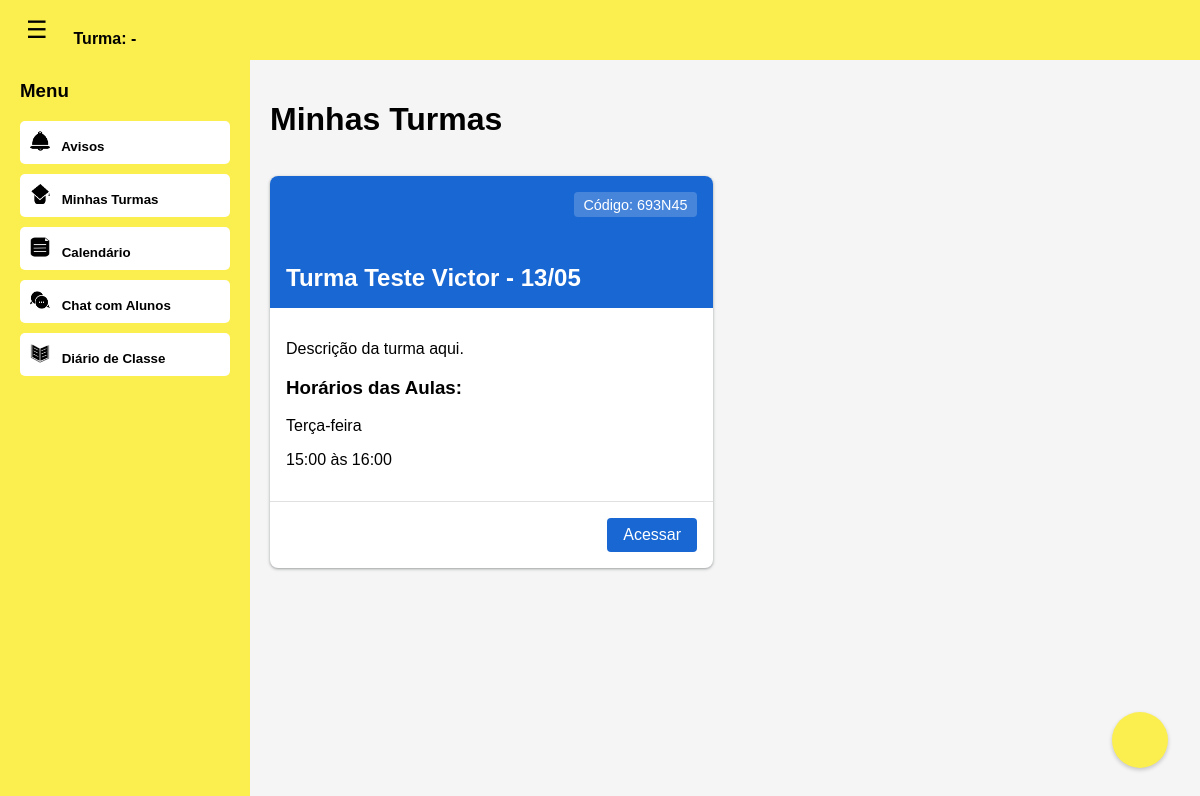
Screenshot of /turmas/aluno/ (signed in) with the database file from the repository.
### portal/models.py (models this page shows, shortened)
class Turma(models.Model):
    nome = models.CharField(max_length=100)
    professor = models.ForeignKey('Professor', on_delete=models.SET_NULL, null=True)
    codigo = models.CharField(max_length=20, unique=True, default='DEFAULT001')
    descricao = models.TextField(blank=True)
    data_criacao = models.DateTimeField(default=timezone.now)
    alunos = models.ManyToManyField('Aluno', related_name='turmas', blank=True)

class DiaSemana(models.Model):
    DIAS_SEMANA = [
        (0, 'Domingo'),
        (1, 'Segunda-feira'),
        (2, 'Terça-feira'),
        (3, 'Quarta-feira'),
        (4, 'Quinta-feira'),
        (5, 'Sexta-feira'),
        (6, 'Sábado'),
    ]
    dia = models.IntegerField(choices=DIAS_SEMANA)
    horario_turma = models.ForeignKey('HorarioTurma', on_delete=models.CASCADE, related_name='dias')
    class Meta:
        unique_together = ['dia', 'horario_turma']

class HorarioTurma(models.Model):
    turma = models.ForeignKey(Turma, on_delete=models.CASCADE, related_name='horarios')
    hora_inicio = models.TimeField()
    hora_fim = models.TimeField()
    class Meta:
        ordering = ['hora_inicio']

### portal/views.py (the view, shortened to what this page needs)
# urls.py: path('turmas/aluno/', views.turmas_aluno, name='turmas_aluno'),
@login_required
def turmas_aluno(request):
    try:
        candidato = request.user.candidato
        if not candidato.aprovado:
            messages.error(request, 'Acesso não autorizado.')
            return redirect('pagina_aluno')
        aluno, created = Aluno.objects.get_or_create(candidato=candidato)
        turmas = Turma.objects.filter(alunos=aluno)
        return render(request, 'turmas_aluno.html', {'turmas': turmas})
    except Exception as e:
        messages.error(request, f'Erro: {str(e)}')
        return redirect('pagina_aluno')

### portal/templates/turmas_aluno.html (shortened to what this page needs)
<!DOCTYPE html>
<html lang="pt-BR">
<head>
</head>
<body>
    <div class="header">
        <button class="toggle-btn" onclick="toggleSidebar()">☰</button>
        <div class="nome_aluno">
            {{ request.user.first_name }} {{ request.user.last_name }}<br>
            Turma: {{ request.user.turma.nome|default:"-" }}
        </div>
    </div>
    <div class="sidebar" id="sidebar">
        <h3>Menu</h3>
        <button onclick="window.location.href='/avisosA/'">
            <img src="/static/portal/img/avisos.png" alt="Avisos" style="width:20px; height:20px; margin-right:8px;">
            Avisos
        </button>
        <button onclick="window.location.href='/turmas/aluno/'">
            <img src="/static/portal/img/turmas.png" alt="Minhas Turmas" style="width:20px; height:20px; margin-right:8px;">
            Minhas Turmas
        </button>
        <button onclick="window.location.href='/calendario/'">
            <img src="/static/portal/img/papel.png" alt="Calendário" style="width:20px; height:20px; margin-right:8px;">
            Calendário
        </button>
        <button onclick="window.location.href='/chat/aluno/'">
            <img src="/static/portal/img/chat.png" alt="Chat com Alunos" style="width:20px; height:20px; margin-right:8px;">
            Chat com Alunos
        </button>
        <button onclick="window.location.href='/horario'">
            <img src="/static/portal/img/livro.png" alt="Diario de Classe" style="width:20px; height:20px; margin-right:8px;">
            Diário de Classe
        </button>
    </div>
    <div class="main">
        <h1>Minhas Turmas</h1>
        <div class="turmas-grid">
            {% for turma in turmas %}
            <div class="turma-card">
                <div class="turma-header">
                    <div class="turma-codigo">Código: {{ turma.codigo }}</div>
                    <h2 class="turma-titulo">{{ turma.nome }}</h2>
                </div>
                <div class="turma-conteudo">
                    <p>{{ turma.descricao }}</p>
                    {% if turma.horarios.all %}
                    <div class="horarios-section">
                        <h3>Horários das Aulas:</h3>
                        {% for horario in turma.horarios.all %}
                        <div class="horario-item">
                            <p>
                                {% for dia in horario.dias.all %}
                                <span class="dia-semana">{{ dia.get_dia_display }}</span>{% if not forloop.last %}, {% endif %}
                                {% endfor %}
                            </p>
                            <p class="horario">{{ horario.hora_inicio|time:"H:i" }} às {{ horario.hora_fim|time:"H:i" }}</p>
                        </div>
                        {% endfor %}
                    </div>
                    {% endif %}
                </div>
                <div class="turma-footer">
                    <a href="{% url 'conteudo_turma' turma.id %}" class="btn-acessar">Acessar</a>
                </div>
            </div>
            {% endfor %}
        </div>
    </div>
    <button class="btn-matricular" onclick="abrirModal()">
    </button>
</body>
</html>

### portal/templates/turmas_aluno.html (style rules this page uses)
body { margin: 0; font-family: Arial, sans-serif; background: #f5f5f5; }
.header { width: 100%; height: 60px; background: #FBEE4F; color: black; display: flex; align-items: center; padding: 0 20px; box-sizing: border-box; position: fixed; top: 0; left: 0; z-index: 1000; }
.toggle-btn { font-size: 24px; margin-right: 20px; cursor: pointer; background: none; border: none; color: black; }
.nome_aluno { font-weight: bold; }
.sidebar { position: fixed; top: 60px; left: 0; width: 250px; height: calc(100% - 60px); background: #FBEE4F; padding: 20px; box-sizing: border-box; transition: transform 0.3s ease; overflow-y: auto; }
.sidebar h3 { color: black; margin-top: 0; }
.sidebar button { display: block; width: 100%; margin: 10px 0; padding: 10px; background: white; color: black; border: none; cursor: pointer; text-align: left; border-radius: 5px; font-weight: bold; }
.main { margin-top: 60px; margin-left: 250px; padding: 20px; transition: margin-left 0.3s ease; }
.turmas-grid { display: grid; grid-template-columns: repeat(auto-fill, minmax(300px, 1fr)); gap: 1.5rem; padding: 1rem 0 0 0; }
.turma-card { background: white; border-radius: 8px; overflow: hidden; box-shadow: 0 1px 2px 0 rgba(60,64,67,0.3), 0 1px 3px 1px rgba(60,64,67,0.15); transition: box-shadow 0.3s; }
.turma-header { height: 100px; background-color: #1967d2; color: white; padding: 1rem; position: relative; }
.turma-codigo { position: absolute; top: 1rem; right: 1rem; background: rgba(255,255,255,0.2); padding: 0.3rem 0.6rem; border-radius: 4px; font-size: 0.9rem; }
.turma-titulo { font-size: 1.5rem; margin: 0; position: absolute; bottom: 1rem; }
.turma-conteudo { padding: 1rem; }
.turma-footer { padding: 1rem; border-top: 1px solid #e0e0e0; display: flex; justify-content: flex-end; }
.btn-acessar { background-color: #1967d2; color: white; border: none; padding: 0.5rem 1rem; border-radius: 4px; cursor: pointer; text-decoration: none; display: inline-block; }
.btn-matricular { position: fixed; right: 2rem; bottom: 2rem; background-color: #FBEE4F; color: black; border: none; width: 56px; height: 56px; border-radius: 50%; box-shadow: 0 2px 4px rgba(0,0,0,0.2); cursor: pointer; display: flex; align-items: center; justify-content: center; z-index: 1000; font-size: 24px; transition: background-color 0.2s; }

### rows the page displays
Turma: codigo "693N45", nome "Turma Teste Victor - 13/05", descricao "Descrição da turma aqui."
HorarioTurma: hora_inicio "15:00", hora_fim "16:00"
DiaSemana: dia "Terça-feira"

### other values shown
{{ request.user.turma.nome|default:"-" }} "-"
